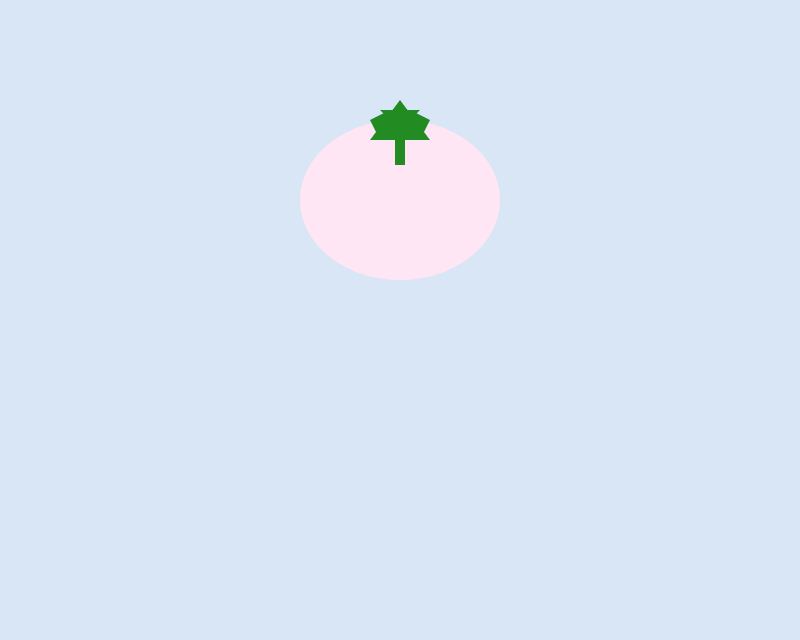
Frame 1 (no input)
Frame 60 (the mouse pressed at the canvas centre just before this capture): identical to frame 1, image omitted
Frame 120 (the mouse held since frame 60 and released just before this capture): identical to frame 1, image omitted

The Processing sketch that drew this single still picture (run headless with seeded random() and noise(); from frame 60 on, the mouse is pressed at the canvas centre):

// Processing sketch: codigo_do_tomate
// ── codigo_do_tomate.pde
void setup() {
  size(800, 640); // Define o tamanho da janela gráfica: 800 pixels de largura por 640 pixels de altura.
  background(216, 230, 245); // Define a cor de fundo inicial da janela como um azul claro (RGB: 216, 230, 245).
  noStroke(); // Remove o contorno (stroke) das formas geométricas.
}

void draw() {
    background(216, 230, 245); // Redefine a cor de fundo a cada frame para evitar rastros de desenhos anteriores.
    
    fill(255, 230, 245); // Define a cor de preenchimento como rosada (RGB: 255, 230, 245).
    ellipse(400, 200, 200, 160); // Desenha uma elipse em (400, 200) com largura 200 e altura 160.

    fill(34, 139, 34); // Define a cor de preenchimento como verde escuro (RGB: 34, 139, 34).
    triangle(370, 140, 400, 100, 430, 140); // Desenha um triângulo maior formando a parte superior da copa da árvore.
    triangle(400, 130, 380, 110, 420, 110); // Adiciona um triângulo menor no topo central da copa.
    triangle(380, 140, 370, 120, 390, 110); // Adiciona um triângulo na lateral esquerda da copa.
    triangle(420, 140, 430, 120, 410, 110); // Adiciona um triângulo na lateral direita da copa.

    rectMode(CENTER); // Define que o ponto de referência dos retângulos será o centro (em vez do canto superior esquerdo).
    rect(400, 150, 10 , 30); // Desenha o tronco da árvore como um retângulo em (400, 150), com largura 10 e altura 30.
}
